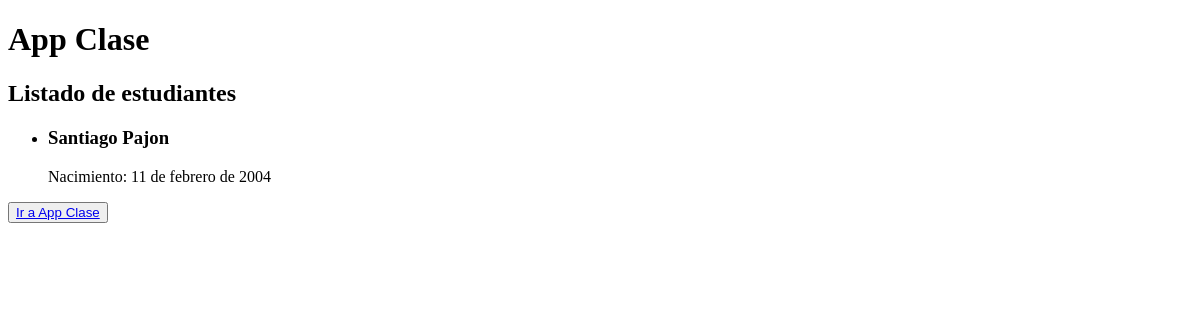
Before: /Clase/Clase/list with the older database file.
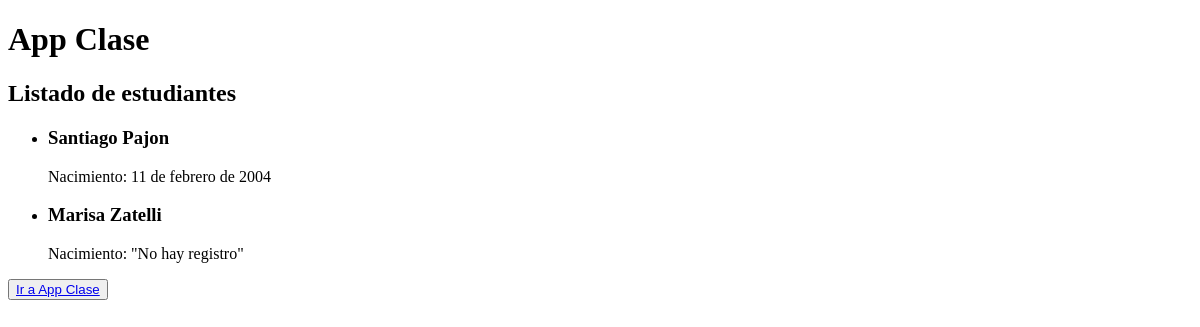
After: the same page with the newer database file.
### Clase/models.py (models this page shows, shortened)
class Estudiante(models.Model):
    nombre = models.CharField(max_length=255)
    apellido = models.CharField(max_length=255)
    nacimiento = models.DateField(null=True, blank=True)
    class Meta:
        verbose_name = "Estudiante"
        verbose_name_plural = "Estudiantes"

### Clase/views.py (the view)
# urls.py: path("Clase/list", estudiante_list,name="estudiante_list" )
def estudiante_list(request):
    consulta = Estudiante.objects.all()
    contexto = {"estudiantes": consulta}
    return render(request,"Clase/estudiante_list.html", contexto)

### Clase/templates/Clase/estudiante_list.html (shortened to what this page needs)
<!DOCTYPE html>
<html lang="en">
<head>
</head>
<body>
    <h1>App Clase</h1>
    <h2>Listado de estudiantes</h2>
    {% for estudiante in estudiantes  %}
        <ul>
            <li><h3>{{estudiante.nombre}} {{estudiante.apellido}}</h3></li>
            {% if estudiante.nacimiento %}
                <p>Nacimiento: {{estudiante.nacimiento}}</p>
             {% else %}
                <p>Nacimiento: "No hay registro"</p>
             {% endif %}
        </ul>
    {% endfor %}
    <button><a href="{% url 'Clase:index' %}">Ir a App Clase</a></button>
</body>
</html>

Changed rows visible on the page:
added Estudiante: nombre "Marisa", apellido "Zatelli", shows "Nacimiento: \"No hay registro\""
